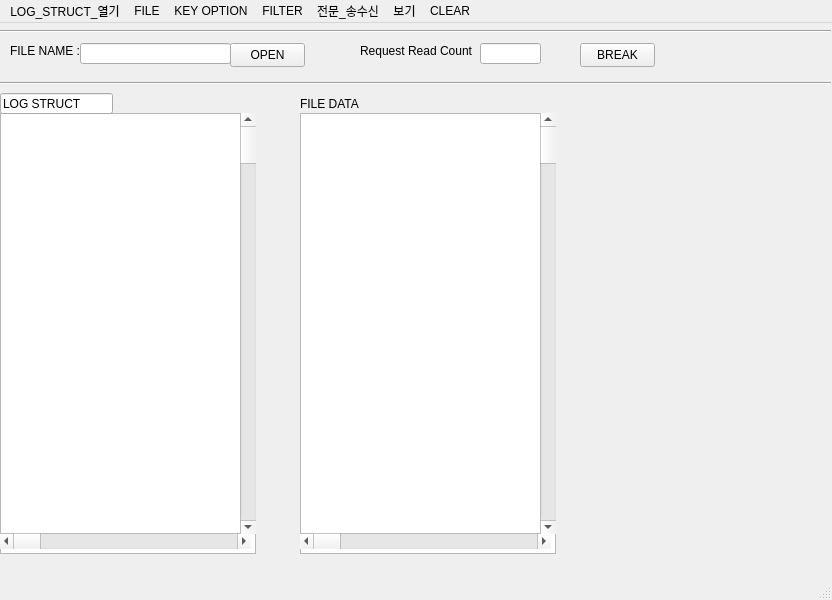
<?xml version="1.0" encoding="UTF-8"?>
<ui version="4.0">
 <class>MainWindow</class>
 <widget class="QMainWindow" name="MainWindow">
  <property name="geometry">
   <rect>
    <x>0</x>
    <y>0</y>
    <width>832</width>
    <height>600</height>
   </rect>
  </property>
  <property name="windowTitle">
   <string>MainWindow</string>
  </property>
  <widget class="QWidget" name="centralwidget">
   <widget class="Line" name="line">
    <property name="geometry">
     <rect>
      <x>0</x>
      <y>0</y>
      <width>831</width>
      <height>16</height>
     </rect>
    </property>
    <property name="orientation">
     <enum>Qt::Orientation::Horizontal</enum>
    </property>
   </widget>
   <widget class="QLabel" name="label">
    <property name="geometry">
     <rect>
      <x>10</x>
      <y>20</y>
      <width>81</width>
      <height>16</height>
     </rect>
    </property>
    <property name="text">
     <string>FILE NAME : </string>
    </property>
   </widget>
   <widget class="QLabel" name="label_2">
    <property name="geometry">
     <rect>
      <x>360</x>
      <y>20</y>
      <width>131</width>
      <height>16</height>
     </rect>
    </property>
    <property name="text">
     <string>Request Read Count</string>
    </property>
   </widget>
   <widget class="QLineEdit" name="lineEdit">
    <property name="geometry">
     <rect>
      <x>80</x>
      <y>20</y>
      <width>151</width>
      <height>21</height>
     </rect>
    </property>
   </widget>
   <widget class="QLineEdit" name="lineEdit_2">
    <property name="geometry">
     <rect>
      <x>480</x>
      <y>20</y>
      <width>61</width>
      <height>21</height>
     </rect>
    </property>
   </widget>
   <widget class="QPushButton" name="pushButton">
    <property name="geometry">
     <rect>
      <x>230</x>
      <y>20</y>
      <width>75</width>
      <height>24</height>
     </rect>
    </property>
    <property name="text">
     <string>OPEN</string>
    </property>
   </widget>
   <widget class="QPushButton" name="pushButton_2">
    <property name="geometry">
     <rect>
      <x>580</x>
      <y>20</y>
      <width>75</width>
      <height>24</height>
     </rect>
    </property>
    <property name="text">
     <string>BREAK</string>
    </property>
   </widget>
   <widget class="Line" name="line_2">
    <property name="geometry">
     <rect>
      <x>0</x>
      <y>50</y>
      <width>831</width>
      <height>21</height>
     </rect>
    </property>
    <property name="orientation">
     <enum>Qt::Orientation::Horizontal</enum>
    </property>
   </widget>
   <widget class="QListWidget" name="listWidget">
    <property name="geometry">
     <rect>
      <x>0</x>
      <y>90</y>
      <width>256</width>
      <height>441</height>
     </rect>
    </property>
   </widget>
   <widget class="QLineEdit" name="lineEdit_3">
    <property name="geometry">
     <rect>
      <x>0</x>
      <y>70</y>
      <width>113</width>
      <height>21</height>
     </rect>
    </property>
    <property name="text">
     <string>LOG STRUCT</string>
    </property>
   </widget>
   <widget class="QScrollBar" name="horizontalScrollBar">
    <property name="geometry">
     <rect>
      <x>0</x>
      <y>510</y>
      <width>251</width>
      <height>16</height>
     </rect>
    </property>
    <property name="orientation">
     <enum>Qt::Orientation::Horizontal</enum>
    </property>
   </widget>
   <widget class="QScrollBar" name="verticalScrollBar">
    <property name="geometry">
     <rect>
      <x>240</x>
      <y>90</y>
      <width>16</width>
      <height>421</height>
     </rect>
    </property>
    <property name="orientation">
     <enum>Qt::Orientation::Vertical</enum>
    </property>
   </widget>
   <widget class="QLabel" name="label_3">
    <property name="geometry">
     <rect>
      <x>300</x>
      <y>70</y>
      <width>91</width>
      <height>21</height>
     </rect>
    </property>
    <property name="text">
     <string>FILE DATA</string>
    </property>
   </widget>
   <widget class="QListView" name="listView">
    <property name="geometry">
     <rect>
      <x>300</x>
      <y>90</y>
      <width>256</width>
      <height>441</height>
     </rect>
    </property>
   </widget>
   <widget class="QScrollBar" name="horizontalScrollBar_2">
    <property name="geometry">
     <rect>
      <x>300</x>
      <y>510</y>
      <width>251</width>
      <height>16</height>
     </rect>
    </property>
    <property name="orientation">
     <enum>Qt::Orientation::Horizontal</enum>
    </property>
   </widget>
   <widget class="QScrollBar" name="verticalScrollBar_2">
    <property name="geometry">
     <rect>
      <x>540</x>
      <y>90</y>
      <width>16</width>
      <height>421</height>
     </rect>
    </property>
    <property name="orientation">
     <enum>Qt::Orientation::Vertical</enum>
    </property>
   </widget>
  </widget>
  <widget class="QMenuBar" name="menubar">
   <property name="geometry">
    <rect>
     <x>0</x>
     <y>0</y>
     <width>832</width>
     <height>33</height>
    </rect>
   </property>
   <widget class="QMenu" name="menuLOG">
    <property name="title">
     <string>LOG_STRUCT_열기</string>
    </property>
   </widget>
   <widget class="QMenu" name="menuFILE">
    <property name="title">
     <string>FILE</string>
    </property>
   </widget>
   <widget class="QMenu" name="menuKEY_OPTION">
    <property name="title">
     <string>KEY OPTION</string>
    </property>
   </widget>
   <widget class="QMenu" name="menuFILTER">
    <property name="title">
     <string>FILTER</string>
    </property>
   </widget>
   <widget class="QMenu" name="menu">
    <property name="title">
     <string>전문_송수신</string>
    </property>
   </widget>
   <widget class="QMenu" name="menu_2">
    <property name="title">
     <string>보기</string>
    </property>
   </widget>
   <widget class="QMenu" name="menuCLEAR">
    <property name="title">
     <string>CLEAR</string>
    </property>
   </widget>
   <addaction name="menuLOG"/>
   <addaction name="menuFILE"/>
   <addaction name="menuKEY_OPTION"/>
   <addaction name="menuFILTER"/>
   <addaction name="menu"/>
   <addaction name="menu_2"/>
   <addaction name="menuCLEAR"/>
  </widget>
  <widget class="QStatusBar" name="statusbar"/>
 </widget>
 <resources/>
 <connections/>
</ui>
